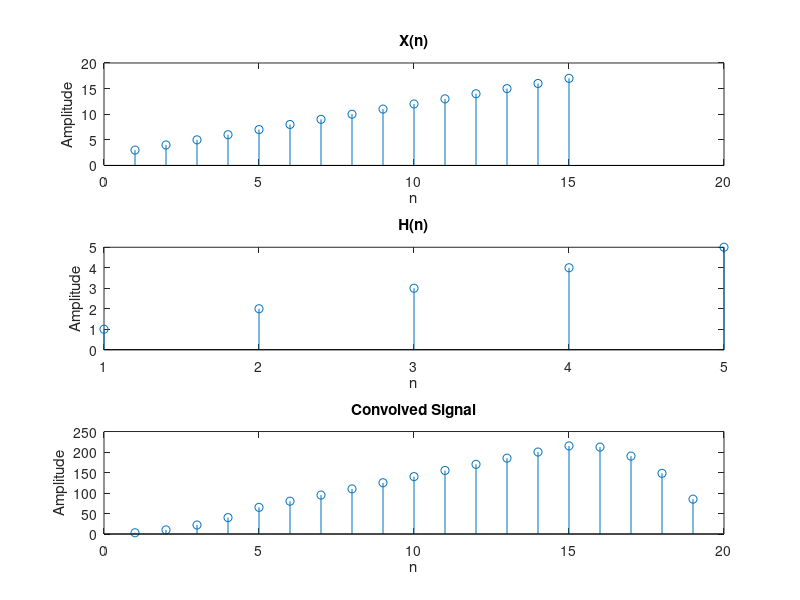

MATLAB code for this plot:
x = 3:17;
h = 1:5;

n = length(x);
m = length(h);
N = n+m-1;

y = zeros(1,N);
z = [h zeros(1,m-1)]
l = length(z);
y = zeros(1,N+l-m);
H = fft(z);
for i = 1:m:n
if i<=(n+m-1)
x1 = [x(i:i+l-m) zeros(1,l-m)];
else
x1 = [x(i:n) zeros(1,l-m)];
end
x2 = fft(x1);
x3 = x2.*H;
x4 = round(ifft(x3));
if (i==1)
    y(1:l) = x4(1:l);
else
y(i:i+l-1) = y(i:i+l-1)+x4(1:l);
end
end

subplot(3,1,1);
stem(x(1:n));
title('X(n)');
xlabel('n');
ylabel('Amplitude');

subplot(3,1,2);
stem(h(1:m));
title('H(n)');
xlabel('n');
ylabel('Amplitude');

subplot(3,1,3);
disp(y(1:N));
stem(y(1:N));
title('Convolved Signal');
xlabel('n');
ylabel('Amplitude');